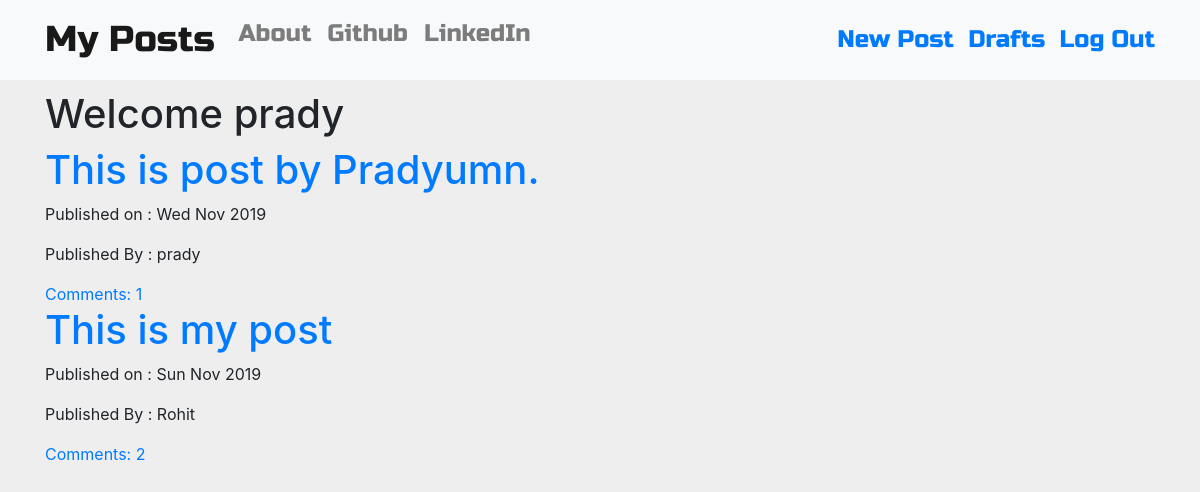
The app's page / (signed in) with its own data.
### blog/models.py (models this page shows, shortened)
class Post(models.Model):
    author=models.ForeignKey('auth.User',on_delete=models.CASCADE)
    title=models.CharField(max_length=200)
    text=models.TextField()
    create_date=models.DateTimeField(default=timezone.now)
    published_date=models.DateTimeField(blank=True,null=True)
    def approve_comments(self):
        return self.comments.filter(approved_comment=True)

### blog/views.py (the view)
# urls.py: path('',views.PostListView.as_view(),name='post_list'),
class PostListView(ListView):
    model=models.Post
    def get_queryset(self):
        return models.Post.objects.filter(published_date__lte=timezone.now()).order_by('-published_date')

### blog/templates/blog/post_list.html
{% extends 'blog/base.html' %}
{% block content %}
<div class="centerstage">
  {% for post in post_list %}
  <div class="post">
    <h1><a href="{% url 'post_detail' pk=post.pk %}">{{ post.title }}</a></h1>
    <div class="date">
      <p>Published on : {{post.published_date|date:'D M Y'}}</p>
      <p>Published By : {{post.author}}</p>
    </div>
    <a href="{% url 'post_detail' pk=post.pk %}">Comments: {{ post.approve_comments.count }}</a>
  </div>
  {% endfor %}
</div>
{% endblock %}

### blog/templates/blog/base.html (shortened to what this page needs)
<!DOCTYPE html>
{% load static %}
<html lang="en" dir="ltr">
  <head>
    <link rel="stylesheet" href="https://stackpath.bootstrapcdn.com/bootstrap/4.3.1/css/bootstrap.min.css">
    <link rel="stylesheet" href="//cdn.jsdelivr.net/medium-editor/latest/css/medium-editor.min.css" type="text/css" media="screen" charset="utf-8">
    <link rel="stylesheet" href="{% static 'css/blog.css' %}">
  </head>
  <body class="loader">
    <nav class="navbar navbar-expand-lg techfont custom-navbar navbar-light bg-light" style="background-color: #e3f2fd;">
      <div class="container">
        <ul class="nav navbar-nav">
          <li><a class="navbar-brand bigbrand" href="{% url 'post_list' %}">My Posts</a></li>
          <li><a class="nav-link" href="{% url 'about' %}">About</a></li>
          <li><a class="nav-link" href="https://www.github.com/Pradyumn542">Github</a></li>
          <li><a class="nav-link" href="https://www.linkedin.com/in/pradyumn-pandey-3523471ab">LinkedIn</a></li>
    </ul>
    <ul class="nav navbar-nav navbar-right" "l1">
      {% if user.is_authenticated %}
      <li>
        <a href="{% url 'post_new' %}"> New Post  &nbsp;</a>
      </li>
      <li>
        <a href="{% url 'post_draft_list' %}"> Drafts &nbsp; </a>
      </li>
      <li>
        <a href="{% url 'logout' %}">Log Out </a>
      </li>
      {% else %}
      <li><a class=" btn btn-primary " href="{% url 'login' %}"><span class="glyphicon glyphicon-user"  ></span>Login </a></li>
      {% endif %}
    </ul>
      </div>
    </nav>
    <div class="content container">
      <div class="row">
        <div class="col-md-8">
          <div class="blog_posts">
            {% if user.is_authenticated %}
            <h1>Welcome {{user.username}}</h1>
            {% endif %}
            {% block content %}
            {% endblock %}
          </div>
        </div>
      </div>
    </div>
  </body>
</html>

### blog/static/css/blog.css (style rules this page uses)
body { background: #EEEEEE; }
.techfont { font-family: 'Russo One', sans-serif; font-size: 1.5em; margin-bottom: 10px; }
.centerstage { margin-left: auto; margin-right: auto; }
.bigbrand { font-size: 1.5em; }
.loader { filter:hue-rotate(0deg); color: linear-gradient(45deg,#0f8,#08f); animation:hue 5000ms infinite linear; }

### records on screen
Post: title "This is post by Pradyumn.", published_date "Wed Nov 2019", author "prady", approve_comments.count "1"
Post: title "This is my post", published_date "Sun Nov 2019", author "Rohit", approve_comments.count "2"

### other values on screen
{{ user.username }} "prady"
